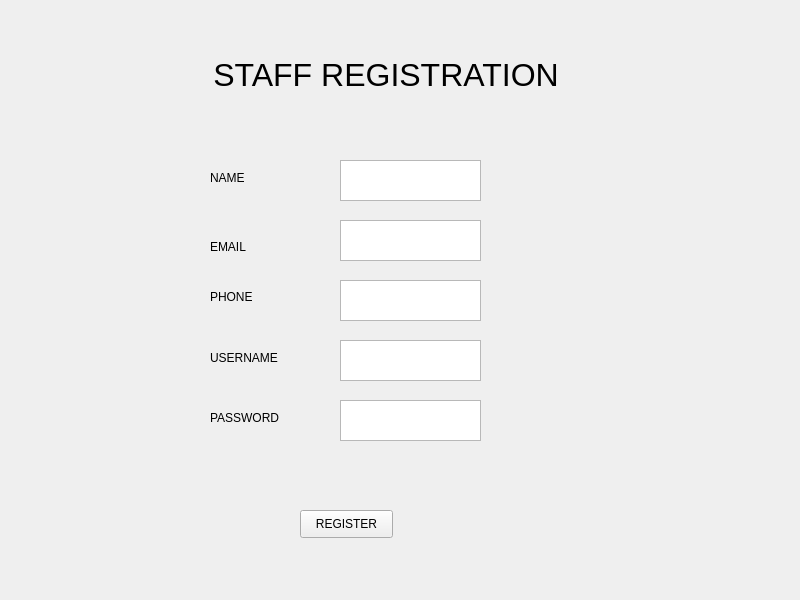
<?xml version="1.0" encoding="UTF-8"?>
<ui version="4.0">
 <class>MainWindow</class>
 <widget class="QMainWindow" name="MainWindow">
  <property name="geometry">
   <rect>
    <x>0</x>
    <y>0</y>
    <width>800</width>
    <height>600</height>
   </rect>
  </property>
  <property name="windowTitle">
   <string>MainWindow</string>
  </property>
  <widget class="QWidget" name="centralwidget">
   <widget class="QLabel" name="label">
    <property name="geometry">
     <rect>
      <x>170</x>
      <y>40</y>
      <width>441</width>
      <height>71</height>
     </rect>
    </property>
    <property name="text">
     <string>&lt;html&gt;&lt;head/&gt;&lt;body&gt;&lt;p align=&quot;center&quot;&gt;&lt;span style=&quot; font-size:24pt;&quot;&gt;STAFF REGISTRATION &lt;/span&gt;&lt;/p&gt;&lt;/body&gt;&lt;/html&gt;</string>
    </property>
   </widget>
   <widget class="QTextEdit" name="staffEmailTbox">
    <property name="geometry">
     <rect>
      <x>340</x>
      <y>220</y>
      <width>141</width>
      <height>41</height>
     </rect>
    </property>
   </widget>
   <widget class="QLabel" name="label_3">
    <property name="geometry">
     <rect>
      <x>210</x>
      <y>170</y>
      <width>81</width>
      <height>16</height>
     </rect>
    </property>
    <property name="text">
     <string>NAME</string>
    </property>
   </widget>
   <widget class="QLabel" name="label_5">
    <property name="geometry">
     <rect>
      <x>210</x>
      <y>350</y>
      <width>81</width>
      <height>16</height>
     </rect>
    </property>
    <property name="text">
     <string>USERNAME</string>
    </property>
   </widget>
   <widget class="QLabel" name="label_6">
    <property name="geometry">
     <rect>
      <x>210</x>
      <y>410</y>
      <width>81</width>
      <height>16</height>
     </rect>
    </property>
    <property name="text">
     <string>PASSWORD</string>
    </property>
   </widget>
   <widget class="QTextEdit" name="staffNameTb">
    <property name="geometry">
     <rect>
      <x>340</x>
      <y>160</y>
      <width>141</width>
      <height>41</height>
     </rect>
    </property>
   </widget>
   <widget class="QTextEdit" name="staffPhoneTb">
    <property name="geometry">
     <rect>
      <x>340</x>
      <y>280</y>
      <width>141</width>
      <height>41</height>
     </rect>
    </property>
   </widget>
   <widget class="QTextEdit" name="staffUsernameTb">
    <property name="geometry">
     <rect>
      <x>340</x>
      <y>340</y>
      <width>141</width>
      <height>41</height>
     </rect>
    </property>
   </widget>
   <widget class="QTextEdit" name="staffPassTb">
    <property name="geometry">
     <rect>
      <x>340</x>
      <y>400</y>
      <width>141</width>
      <height>41</height>
     </rect>
    </property>
   </widget>
   <widget class="QPushButton" name="regBtn">
    <property name="geometry">
     <rect>
      <x>300</x>
      <y>510</y>
      <width>93</width>
      <height>28</height>
     </rect>
    </property>
    <property name="text">
     <string>REGISTER</string>
    </property>
   </widget>
   <widget class="QLabel" name="label_2">
    <property name="geometry">
     <rect>
      <x>210</x>
      <y>240</y>
      <width>47</width>
      <height>13</height>
     </rect>
    </property>
    <property name="text">
     <string>EMAIL</string>
    </property>
   </widget>
   <widget class="QLabel" name="label_4">
    <property name="geometry">
     <rect>
      <x>210</x>
      <y>290</y>
      <width>47</width>
      <height>13</height>
     </rect>
    </property>
    <property name="text">
     <string>PHONE</string>
    </property>
   </widget>
  </widget>
 </widget>
 <resources/>
 <connections/>
</ui>
